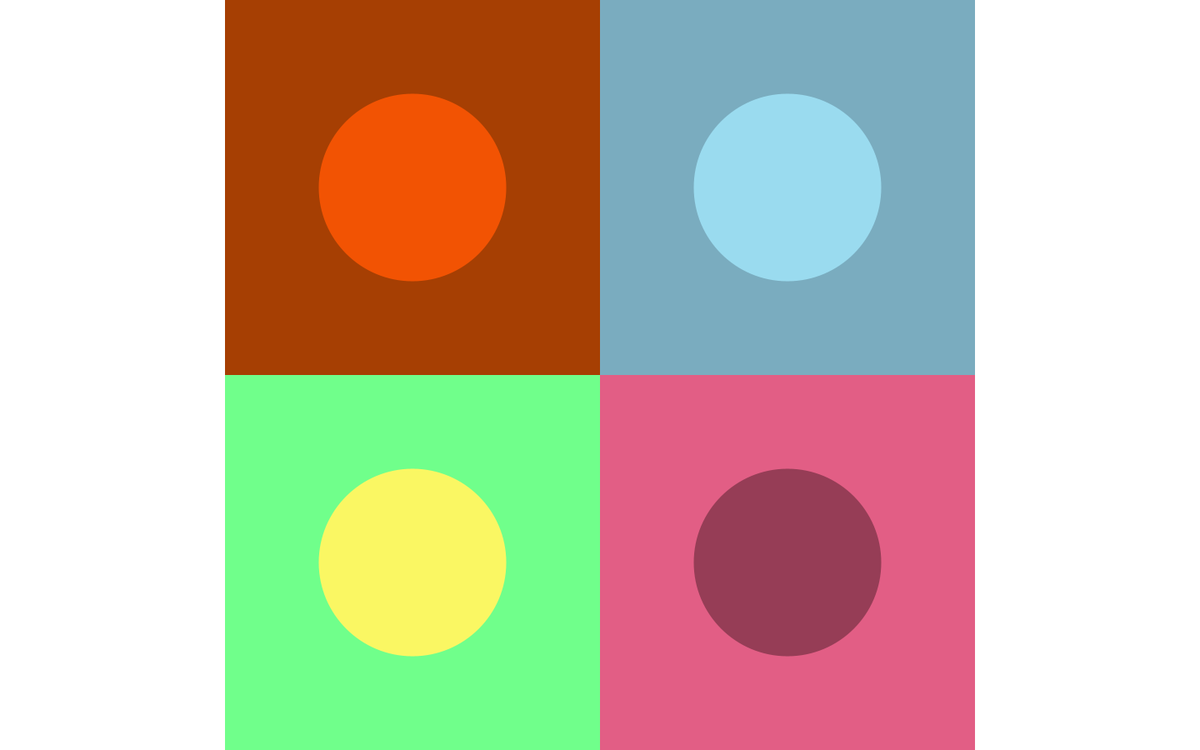
Frame 1 (no input)
Frame 60 (the mouse pressed at the canvas centre just before this capture): identical to frame 1, image omitted
Frame 120 (the mouse held since frame 60 and released just before this capture): identical to frame 1, image omitted

The Processing sketch that drew this single still picture (run headless with seeded random() and noise(); from frame 60 on, the mouse is pressed at the canvas centre):

// Processing sketch: AGUIRRE_NORAMBUENA_NUNEZ_VIVANCO
// ── AGUIRRE_NORAMBUENA_NUNEZ_VIVANCO.pde
//laboratio desarrollo tecnologico 02/10/2024
//Mariana_Vivanco, Grettel Norambuena, Tracy Nuñez, Camila Aguirre

int grid = 4; // Tamaño inicial de la grilla

void setup() {
  size(1440, 900);
  noStroke();
}

void draw() {
  background(255);
  
  if (grid == 4) {
    drawGrid4();
  } else if (grid == 6) {
    drawGrid6Set1();
  } else if (grid == 7) {
    drawGrid6Set2();
  } else if (grid == 8) {
    drawGrid6Set3();
  } else if (grid == 9) {
    drawGrid6Set4();
  }
}
// tecla presionada
void keyPressed() {
  if (key == 'I') {
    grid = 6;
  } else if (key == 'O') {
    grid = 7;
  } else if (key == 'V') {
    grid = 8;
  } else if (key == 'P') {
    grid = 9;
  } else if (key == 'X') {
    grid = 4;
  }
}


// Dibuja grilla de 4 espacios
void drawGrid4() {
  int size = height / 2;

  pushMatrix();
  translate(270, 0);
  // Primer espacio
  fill(#A63F03);
  rect(0, 0, size, size);
  fill(#F25303);
  ellipse(size/2, size/2, size/2, size/2);
  
  // Segundo espacio
  fill(#7AACBF);
  rect(size, 0, size, size);
  fill(#9ADBEF);
  ellipse(size + size/2, size/2, size/2, size/2);
  
  // Tercer espacio
  fill(#70FF8B);
  rect(0, size, size, size);
  fill(#FAF763);
  ellipse(size/2, size + size/2, size/2, size/2);
  
  // Cuarto espacio
  fill(#E25E85);
  rect(size, size, size, size);
  fill(#963D56);
  ellipse(size + size/2, size + size/2, size/2, size/2);
  
  popMatrix(); 
}

// Dibuja la primera grilla de 6 espacios
void drawGrid6Set1() {
  int size = width / 3;
  
  // Primer espacio
  fill(#A0C3D9);
  rect(0, 0, size, size);
  fill(#BDE9FF);
  ellipse(size/2, size/2, size/2, size/2);
  
  // Segundo espacio
  fill(##366273);
  rect(size, 0, size, size);
  fill(#5BA5BC);
  ellipse(size + size/2, size/2, size/2, size/2);
  
  // Tercer espacio
  fill(#7AACBF);
  rect(2*size, 0, size, size);
  fill(#097985);
  ellipse(2*size + size/2, size/2, size/2, size/2);
  
  // Cuarto espacio
  fill(#BCD5DD);
  rect(0, size, size, size);
  fill(#EDF9FC);
  ellipse(size/2, size + size/2, size/2, size/2);
  
  // Quinto espacio
  fill(#D5E7F2);
  rect(size, size, size, size);
  fill(#B3C0C6);
  ellipse(size + size/2, size + size/2, size/2, size/2);
  
  // Sexto espacio
  fill(#182626);
  rect(2*size, size, size, size);
  fill(#578786);
  ellipse(2*size + size/2, size + size/2, size/2, size/2);
}

// Dibuja la segunda grilla de 6 espacios
void drawGrid6Set2() {
  int size = width / 3;
  
  // Primer espacio
  fill(#D96704);
  rect(0, 0, size, size);
  fill(#8C3F06);
  ellipse(size/2, size/2, size/2, size/2);
  
  // Segundo espacio
  fill(#4A5702);
  rect(size, 0, size, size);
  fill(#AFC606);
  ellipse(size + size/2, size/2, size/2, size/2);
  
  // Tercer espacio
  fill(#A63F03);
  rect(2*size, 0, size, size);
  fill(#F25303);
  ellipse(2*size + size/2, size/2, size/2, size/2);
  
  // Cuarto espacio
  fill(#F29F05);
  rect(0, size, size, size);
  fill(#9B6002);
  ellipse(size/2, size + size/2, size/2, size/2);
  
  // Quinto espacio
  fill(#83452A);
  rect(size, size, size, size);
  fill(#D66C47);
  ellipse(size + size/2, size + size/2, size/2, size/2);
  
  // Sexto espacio
  fill(#BF452A);
  rect(2*size, size, size, size);
  fill(#FF6A5A);
  ellipse(2*size + size/2, size + size/2, size/2, size/2);
}

// Dibuja la tercera grilla de 6 espacios
void drawGrid6Set3() {
  int size = width / 3;
  
  // Primer espacio
  fill(#F2D434);
  rect(0, 0, size, size);
  fill(#D95536);
  ellipse(size/2, size/2, size/2, size/2);
  
  // Segundo espacio
  fill(#E25E85);
  rect(size, 0, size, size);
  fill(#963D56);
  ellipse(size + size/2, size/2, size/2, size/2);
  
  // Tercer espacio
  fill(#038567);
  rect(2*size, 0, size, size);
  fill(#B7DBBF);
  ellipse(2*size + size/2, size/2, size/2, size/2);
  
  // Cuarto espacio
  fill(#55317B);
  rect(0, size, size, size);
  fill(#DCBEDC);
  ellipse(size/2, size + size/2, size/2, size/2);
  
  // Quinto espacio
  fill(#D9828A);
  rect(size, size, size, size);
  fill(#805476);
  ellipse(size + size/2, size + size/2, size/2, size/2);
  
  // Sexto espacio
  fill(#67686D);
  rect(2*size, size, size, size);
  fill(#4F788E);
  ellipse(2*size + size/2, size + size/2, size/2, size/2);
}

// Dibuja la cuarta grilla de 6 espacios
void drawGrid6Set4() {
  int size = width / 3;
  
  // Primer espacio
  fill(#FFFC45);
  rect(0, 0, size, size);
  fill(#4EC8FF);
  ellipse(size/2, size/2, size/2, size/2);
  
  // Segundo espacio
  fill(#588C32);
  rect(size, 0, size, size);
  fill(#F24472);
  ellipse(size + size/2, size/2, size/2, size/2);
  
  // Tercer espacio
  fill(#9700EC);
  rect(2*size, 0, size, size);
  fill(#FFEB78);
  ellipse(2*size + size/2, size/2, size/2, size/2);
  
  // Cuarto espacio
  fill(#79A2F2);
  rect(0, size, size, size);
  fill(#D996A7);
  ellipse(size/2, size + size/2, size/2, size/2);
  
  // Quinto espacio
  fill(#70FF8B);
  rect(size, size, size, size);
  fill(#FAF763);
  ellipse(size + size/2, size + size/2, size/2, size/2);
  
  // Sexto espacio
  fill(#FF86E3);
  rect(2*size, size, size, size);
  fill(#8B6700);
  ellipse(2*size + size/2, size + size/2, size/2, size/2);
}
